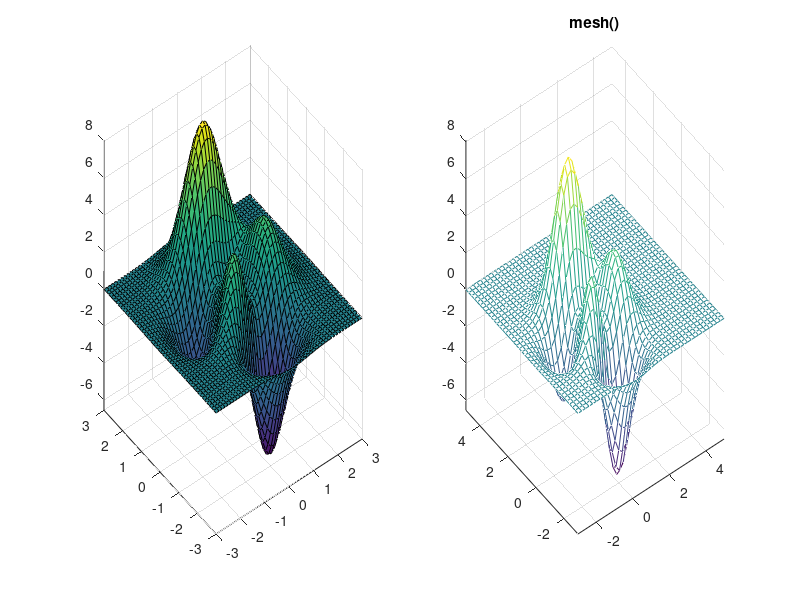

The MATLAB script that drew this image:
clear all;clc;
[X,Y,Z]=peaks(-3:0.2:5);
figure('color',[1,1,1]);
subplot(121);
peaks;
subplot(122);
mesh(X,Y,Z);
axis tight;
title('mesh()');